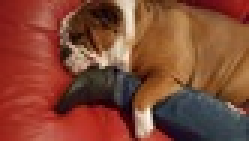
#> input picture images/grace.jpg, 83 x 47 px (shown 3 times larger)
$ python scratch.py   (older library calls are emulated)
#> lines starting #> are read from the running program, lines starting #| are printed output that depends on the picture; long printed decimals are rounded
import numpy as np
import matplotlib.pyplot as plt
import matplotlib.image as mpimg
from skimage import color, io, exposure
from scipy.misc import imresize

image_size=224
img = io.imread('images/grace.jpg')
#> img is the input picture: shape (47, 83, 3); mean R, G, B 131.2, 71.5, 52.3
new_img = imresize(img, (image_size, image_size, 3))
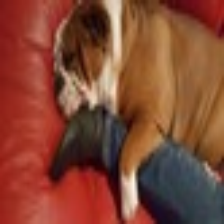
#> new_img: shape (224, 224, 3); mean R, G, B 131.2, 71.5, 52.3
new_img = np.array(new_img) / 255.

flip_img = np.fliplr(new_img)
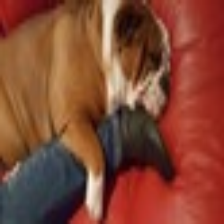
#> flip_img: shape (224, 224, 3) float64; mean R, G, B 0.515, 0.28, 0.205
contrast_img_low = exposure.rescale_intensity(new_img, in_range=(0.1, 0.5))
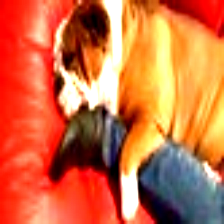
#> contrast_img_low: shape (224, 224, 3) float64; mean R, G, B 0.816, 0.433, 0.263
contrast_img_high = exposure.rescale_intensity(new_img, in_range=(0.5, 0.9))
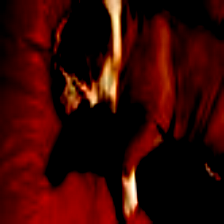
#> contrast_img_high: shape (224, 224, 3) float64; mean R, G, B 0.22, 0.0266, 0.0127

print('new: {} {}'.format(new_img.min(), new_img.max()))
#| new: 0.0 1.0

print(new_img.shape)
#| (224, 224, 3)

plt.subplot(4, 1, 1)
plt.imshow(new_img)
plt.subplot(4, 1, 2)
plt.imshow(flip_img)
plt.subplot(4, 1, 3)
plt.imshow(contrast_img_low)
plt.subplot(4, 1, 4)
plt.imshow(contrast_img_high)
plt.show()

$ run again, with images/bastian.jpg copied over images/grace.jpg
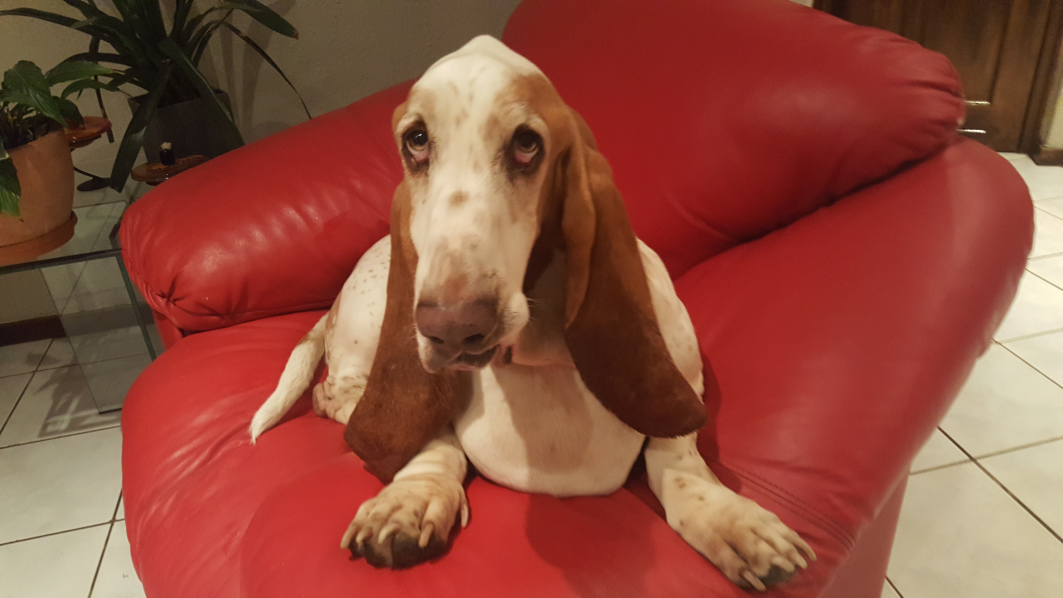
#> input picture images/bastian.jpg, 5312 x 2988 px (shown at 1/5 size)
#> img is the input picture: shape (2988, 5312, 3); mean R, G, B 143.3, 76.9, 60.6
#> `contrast_img_low = exposure.rescale_intensity(new_img, in_range=(0.1, ..`:
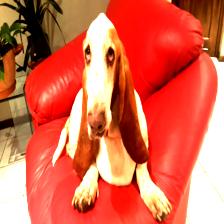
#> contrast_img_low: shape (224, 224, 3) float64; mean R, G, B 0.863, 0.41, 0.309
#> `contrast_img_high = exposure.rescale_intensity(new_img, in_range=(0.5,..`:
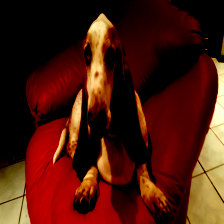
#> contrast_img_high: shape (224, 224, 3) float64; mean R, G, B 0.292, 0.0972, 0.0459
#| new: 0.02353 0.9961
#| (224, 224, 3)

$ run again, with images/bella.jpg copied over images/grace.jpg
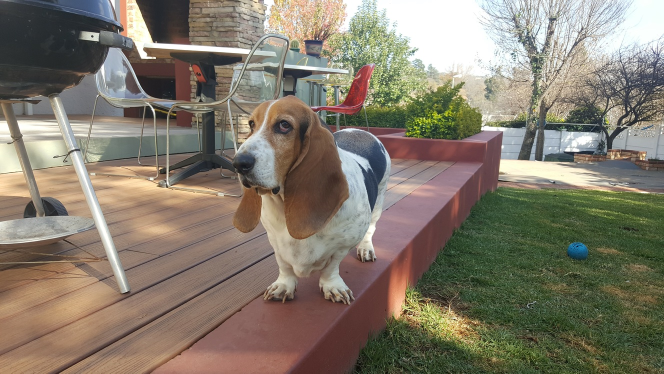
#> input picture images/bella.jpg, 1328 x 747 px (shown at 1/2 size)
#> img is the input picture: shape (747, 1328, 3); mean R, G, B 131.6, 123.2, 108.5
#> `contrast_img_low = exposure.rescale_intensity(new_img, in_range=(0.1, ..`:
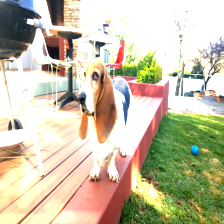
#> contrast_img_low: shape (224, 224, 3) float64; mean R, G, B 0.787, 0.758, 0.657
#> `contrast_img_high = exposure.rescale_intensity(new_img, in_range=(0.5,..`:
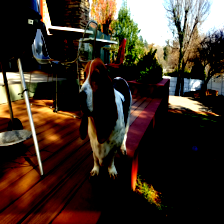
#> contrast_img_high: shape (224, 224, 3) float64; mean R, G, B 0.242, 0.189, 0.147
#| new: 0.05098 1.0
#| (224, 224, 3)

$ run again, with images/pablo.jpg copied over images/grace.jpg
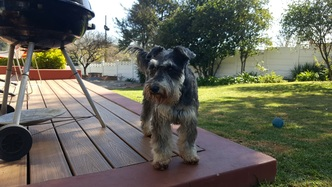
#> input picture images/pablo.jpg, 332 x 187 px
#> img is the input picture: shape (187, 332, 3); mean R, G, B 101.4, 101.3, 88.8
#> `contrast_img_low = exposure.rescale_intensity(new_img, in_range=(0.1, ..`:
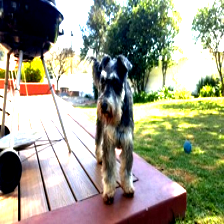
#> contrast_img_low: shape (224, 224, 3) float64; mean R, G, B 0.607, 0.609, 0.527
#> `contrast_img_high = exposure.rescale_intensity(new_img, in_range=(0.5,..`:
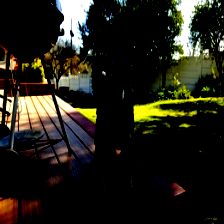
#> contrast_img_high: shape (224, 224, 3) float64; mean R, G, B 0.138, 0.131, 0.0906
#| new: 0.0 1.0
#| (224, 224, 3)
